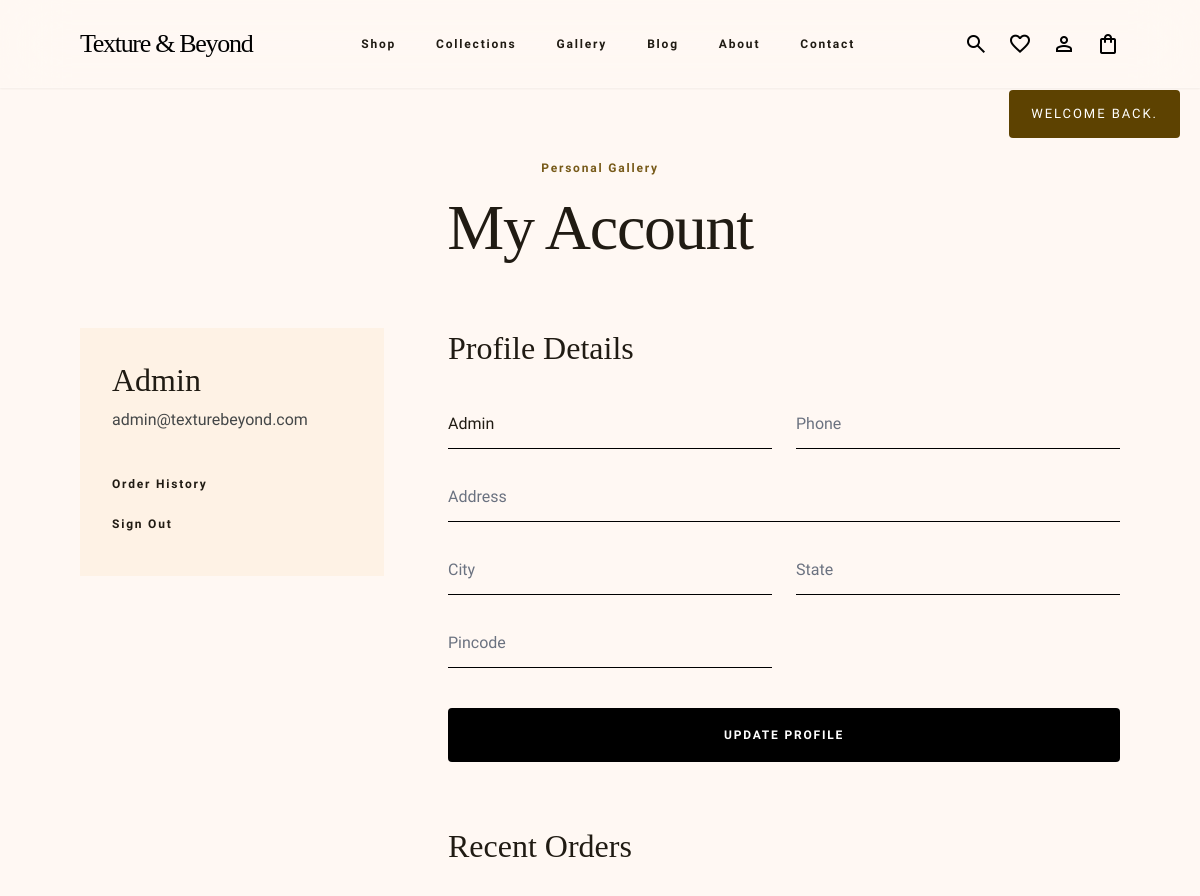
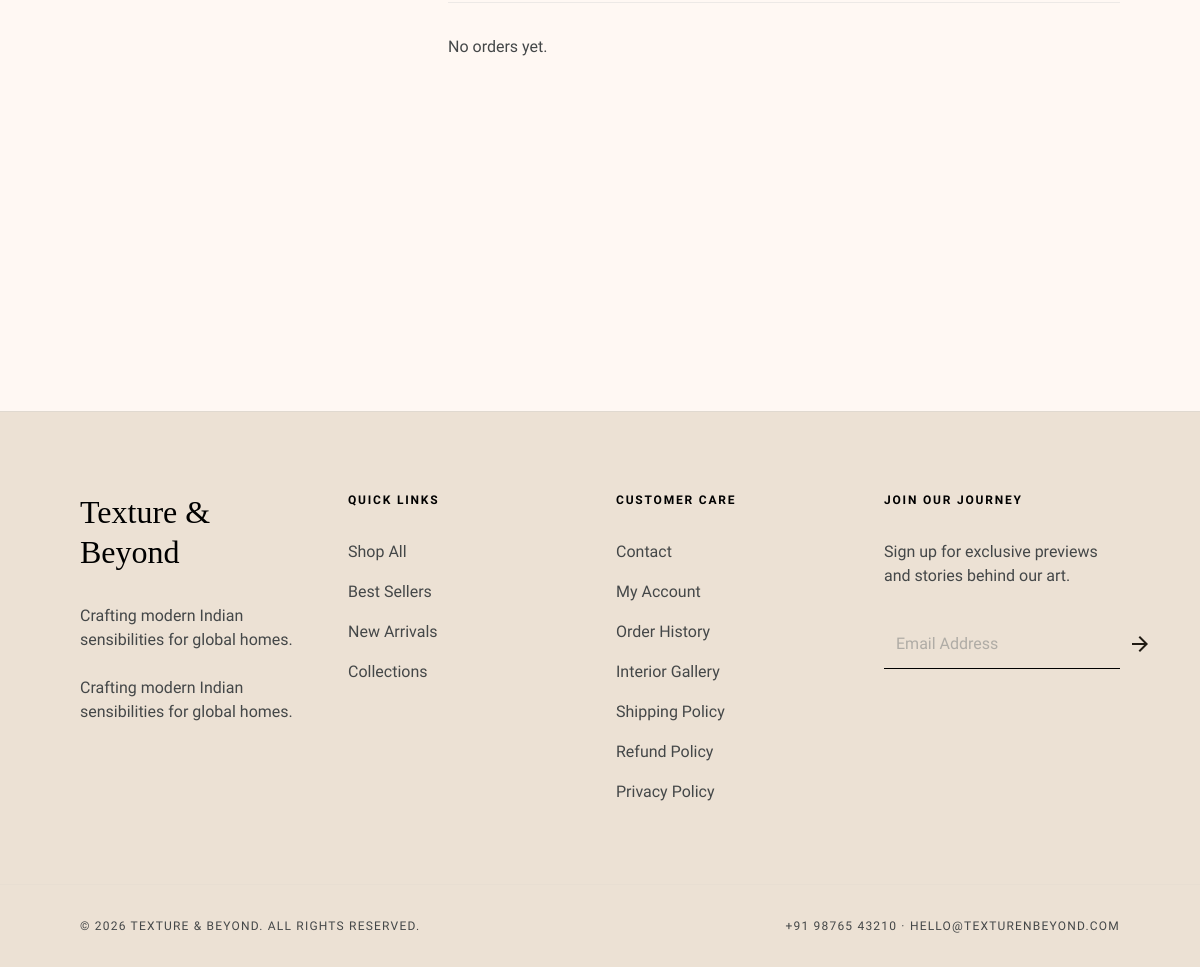
Page /my-account.php (signed in) on the committed database (2 pictures, top to bottom).
### tables this page shows
CREATE TABLE `menus` (
  `id` int NOT NULL AUTO_INCREMENT,
  `location` enum('header','footer') DEFAULT 'header',
  `label` varchar(120) DEFAULT NULL,
  `url` varchar(255) DEFAULT NULL,
  `sort_order` int DEFAULT '0',
  `status` tinyint(1) DEFAULT '1',
  PRIMARY KEY (`id`),
  UNIQUE KEY `uq_menu` (`location`,`label`,`url`)
);

CREATE TABLE `users` (
  `id` int NOT NULL AUTO_INCREMENT,
  `name` varchar(150) NOT NULL,
  `email` varchar(190) NOT NULL,
  `phone` varchar(30) DEFAULT NULL,
  `password` varchar(255) NOT NULL,
  `address` text,
  `city` varchar(100) DEFAULT NULL,
  `state` varchar(100) DEFAULT NULL,
  `pincode` varchar(20) DEFAULT NULL,
  `role` enum('user','admin') DEFAULT 'user',
  `reset_token` varchar(100) DEFAULT NULL,
  `reset_expires` datetime DEFAULT NULL,
  `created_at` timestamp NULL DEFAULT CURRENT_TIMESTAMP,
  PRIMARY KEY (`id`),
  UNIQUE KEY `email` (`email`),
  KEY `idx_users_role` (`role`),
  KEY `idx_users_token` (`reset_token`)
);

CREATE TABLE `settings` (
  `id` int NOT NULL AUTO_INCREMENT,
  `site_name` varchar(150) DEFAULT 'Texture & Beyond',
  `site_tagline` varchar(190) DEFAULT 'Modern Indian Art & Decor',
  `logo` varchar(255) DEFAULT NULL,
  `favicon` varchar(255) DEFAULT NULL,
  `email` varchar(190) DEFAULT 'hello@texturenbeyond.com',
  `phone` varchar(50) DEFAULT '+91 98765 43210',
  `address` text,
  `footer_about` text,
  `hero_title` varchar(190) DEFAULT 'Feel The Texture, Live The Beyond.',
  `hero_subtitle` varchar(300) DEFAULT 'Modern handmade texture art crafted to transform your walls.',
  `hero_image` varchar(255) DEFAULT NULL,
  `shipping_charge` decimal(10,2) DEFAULT '0.00',
  `free_shipping_above` decimal(10,2) DEFAULT '5000.00',
  `social_facebook` varchar(255) DEFAULT NULL,
  `social_instagram` varchar(255) DEFAULT NULL,
  `social_pinterest` varchar(255) DEFAULT NULL,
  `social_youtube` varchar(255) DEFAULT NULL,
  `seo_home_title` varchar(190) DEFAULT NULL,
  `seo_home_description` varchar(300) DEFAULT NULL,
  `seo_keywords` varchar(300) DEFAULT NULL,
  `razorpay_key` varchar(120) DEFAULT NULL,
  `razorpay_secret` varchar(190) DEFAULT NULL,
  PRIMARY KEY (`id`)
);

### includes/functions.php (called while the page is built, shortened)
<?php
require_once __DIR__ . '/config.php';
function e($s){ return htmlspecialchars($s ?? '', ENT_QUOTES, 'UTF-8'); }
function url($p=''){ return SITE_URL . '/' . ltrim($p, '/'); }
function is_logged_in(){ return !empty($_SESSION['user_id']); }
function current_user(){
    global $conn;
    $id = (int)$_SESSION['user_id'];
    $r = $conn->query("SELECT * FROM users WHERE id=$id");
    return $r ? $r->fetch_assoc() : null;
}
function setting(){
    global $conn;
    static $s = null;
    if ($s === null){
        $r = $conn->query("SELECT * FROM settings WHERE id=1");
        $s = $r ? $r->fetch_assoc() : [];
    }
    return $s;
}
function get_menu($location='header'){
    return db_all("SELECT * FROM menus WHERE location=? AND status=1 ORDER BY sort_order, id", [$location]);
}
function wishlist_count(){
    $r = db_one("SELECT COUNT(*) c FROM wishlist WHERE user_id=?", [$_SESSION['user_id']]);
    return (int)($r['c'] ?? 0);
}
function logo_url(){
    $s = setting();
    return null;
}

### config/database.php (called while the page is built, shortened)
<?php
$conn = @new mysqli(DB_HOST, DB_USER, DB_PASS, DB_NAME);
$conn->set_charset('utf8mb4');
function db_query($sql, array $params = []){
    global $conn;
    $stmt = $conn->prepare($sql);
    $types = '';
    foreach ($params as $p) $types .= is_int($p)?'i':(is_float($p)?'d':'s');
    $stmt->bind_param($types, ...$params);
    $stmt->execute();
    return $stmt->get_result();
}
function db_one($s,$p=[]){ $r=db_query($s,$p); return $r?$r->fetch_assoc():null; }
function db_all($s,$p=[]){ $r=db_query($s,$p); return $r?$r->fetch_all(MYSQLI_ASSOC):[]; }

### my-account.php (the view, shortened to what this page needs)
<?php
require_once 'includes/functions.php';
$u = current_user();
$orders = $conn->query("SELECT * FROM orders WHERE user_id={$u['id']} ORDER BY id DESC LIMIT 5");
include 'includes/header.php';
?>
<section class="pt-40 pb-section-gap px-margin-mobile md:px-margin-desktop bg-surface">
  <div class="max-w-container-max mx-auto">
    <div class="text-center mb-16">
      <span class="font-label-caps text-label-caps text-secondary mb-4 block">Personal Gallery</span>
      <h1 class="font-display-md text-headline-lg md:text-display-md">My Account</h1>
    </div>
    <div class="grid grid-cols-1 lg:grid-cols-3 gap-16">
      <div class="lg:col-span-1">
        <div class="bg-surface-container-low p-8">
          <div class="font-display-md text-headline-md mb-2"><?= e($u['name']) ?></div>
          <div class="font-body-md text-on-surface-variant mb-8"><?= e($u['email']) ?></div>
          <a href="<?= url('orders.php') ?>" class="block font-label-caps text-label-caps py-3 gold-underline">Order History</a>
          <a href="<?= url('logout.php') ?>" class="block font-label-caps text-label-caps py-3 gold-underline">Sign Out</a>
        </div>
      </div>
      <div class="lg:col-span-2">
        <h3 class="font-display-md text-headline-md mb-8">Profile Details</h3>
        <form method="post" class="grid grid-cols-1 md:grid-cols-2 gap-6">
          <input class="input-underline" name="name" required value="<?= e($u['name']) ?>" placeholder="Name"/>
          <input class="input-underline" name="phone" value="<?= e($u['phone']) ?>" placeholder="Phone"/>
          <input class="input-underline md:col-span-2" name="address" value="<?= e($u['address']) ?>" placeholder="Address"/>
          <input class="input-underline" name="city" value="<?= e($u['city']) ?>" placeholder="City"/>
          <input class="input-underline" name="state" value="<?= e($u['state']) ?>" placeholder="State"/>
          <input class="input-underline" name="pincode" value="<?= e($u['pincode']) ?>" placeholder="Pincode"/>
          <button class="btn-primary md:col-span-2 mt-4">Update Profile</button>
        </form>
        <h3 class="font-display-md text-headline-md mt-16 mb-8">Recent Orders</h3>
        <div class="border-t border-outline-variant/30">
          <?php if ($orders->num_rows === 0): ?><p class="py-8 font-body-md text-on-surface-variant">No orders yet.</p><?php endif; ?>
        </div>
      </div>
    </div>
  </div>
</section>
<?php include 'includes/footer.php'; ?>

### includes/navbar.php (shortened to what this page needs)
<?php
$cur = basename($_SERVER['PHP_SELF']);
$menu = get_menu('header');
$logo = logo_url();
?>
<nav class="fixed top-0 w-full z-50 glass-nav shadow-sm">
  <div class="flex justify-between items-center px-margin-mobile md:px-margin-desktop py-6 max-w-container-max mx-auto">
    <a href="<?= url('index.php') ?>" class="flex items-center gap-3">
      <?php if ($logo): ?>
        <img src="<?= e($logo) ?>" alt="<?= e(SITE_NAME) ?>" class="h-10"/>
      <?php else: ?>
        <span class="font-display-lg text-[20px] md:text-[26px] tracking-tighter text-primary"><?= e(SITE_NAME) ?></span>
      <?php endif; ?>
    </a>
    <div class="hidden md:flex items-center gap-10 font-label-caps text-label-caps">
      <?php foreach ($menu as $m): $active = ($cur === basename($m['url'])); ?>
        <a href="<?= url($m['url']) ?>"
           class="<?= $active ? 'text-secondary border-b border-secondary pb-1 font-bold' : 'text-on-surface' ?> gold-underline hover:text-secondary-fixed-dim transition-colors duration-400">
          <?= e($m['label']) ?>
        </a>
      <?php endforeach; ?>
    </div>
    <div class="flex items-center gap-5">
      <a href="<?= url('shop.php') ?>" class="material-symbols-outlined text-primary hover:opacity-80">search</a>
      <?php if (is_logged_in()): ?>
        <a href="<?= url('wishlist.php') ?>" class="relative material-symbols-outlined text-primary hover:opacity-80">favorite
          <?php if (wishlist_count()): ?><span class="absolute -top-2 -right-2 bg-secondary text-on-secondary text-[10px] w-4 h-4 rounded-full flex items-center justify-center font-bold"><?= wishlist_count() ?></span><?php endif; ?>
        </a>
        <a href="<?= url('my-account.php') ?>" class="material-symbols-outlined text-primary hover:opacity-80">person</a>
      <?php else: ?>
        <a href="<?= url('login.php') ?>" class="material-symbols-outlined text-primary hover:opacity-80">person_outline</a>
      <?php endif; ?>
      <a href="<?= url('cart.php') ?>" class="relative material-symbols-outlined text-primary hover:opacity-80">shopping_bag
      </a>
    </div>
  </div>
</nav>

### includes/footer.php (shortened to what this page needs)
<?php
$s = setting();
?>
<footer class="w-full mt-section-gap bg-surface-container-highest border-t border-outline-variant/30">
  <div class="grid grid-cols-1 md:grid-cols-4 gap-gutter px-margin-mobile md:px-margin-desktop py-20 max-w-container-max mx-auto">
    <div>
      <h2 class="font-display-md text-headline-md text-primary mb-8"><?= e(SITE_NAME) ?></h2>
      <p class="font-body-md text-on-surface-variant mb-6">Crafting modern Indian sensibilities for global homes.</p>
      <p class="font-body-md text-on-surface-variant mb-6"><?= e($s['footer_about'] ?? '') ?></p>
    </div>
    <div class="flex flex-col gap-4">
      <h4 class="font-label-caps text-label-caps text-primary uppercase mb-4">Quick Links</h4>
      <a class="font-body-md text-on-surface-variant hover:text-secondary-fixed-dim transition-colors" href="<?= url('shop.php') ?>">Shop All</a>
      <a class="font-body-md text-on-surface-variant hover:text-secondary-fixed-dim transition-colors" href="<?= url('shop.php?filter=bestseller') ?>">Best Sellers</a>
      <a class="font-body-md text-on-surface-variant hover:text-secondary-fixed-dim transition-colors" href="<?= url('shop.php?filter=new') ?>">New Arrivals</a>
      <a class="font-body-md text-on-surface-variant hover:text-secondary-fixed-dim transition-colors" href="<?= url('collections.php') ?>">Collections</a>
    </div>
    <div class="flex flex-col gap-4">
      <h4 class="font-label-caps text-label-caps text-primary uppercase mb-4">Customer Care</h4>
      <a class="font-body-md text-on-surface-variant hover:text-secondary-fixed-dim transition-colors" href="<?= url('contact.php') ?>">Contact</a>
      <a class="font-body-md text-on-surface-variant hover:text-secondary-fixed-dim transition-colors" href="<?= url('my-account.php') ?>">My Account</a>
      <a class="font-body-md text-on-surface-variant hover:text-secondary-fixed-dim transition-colors" href="<?= url('orders.php') ?>">Order History</a>
      <a class="font-body-md text-on-surface-variant hover:text-secondary-fixed-dim transition-colors" href="<?= url('gallery.php') ?>">Interior Gallery</a>
      <a class="font-body-md text-on-surface-variant hover:text-secondary-fixed-dim transition-colors" href="<?= url('page.php?slug=shipping') ?>">Shipping Policy</a>
      <a class="font-body-md text-on-surface-variant hover:text-secondary-fixed-dim transition-colors" href="<?= url('page.php?slug=refund') ?>">Refund Policy</a>
      <a class="font-body-md text-on-surface-variant hover:text-secondary-fixed-dim transition-colors" href="<?= url('page.php?slug=privacy') ?>">Privacy Policy</a>
    </div>
    <div class="flex flex-col gap-4">
      <h4 class="font-label-caps text-label-caps text-primary uppercase mb-4">Join Our Journey</h4>
      <p class="font-body-md text-on-surface-variant mb-4">Sign up for exclusive previews and stories behind our art.</p>
      <form action="<?= url('newsletter.php') ?>" method="post" class="flex gap-0 border-b border-primary">
        <input name="email" required type="email" placeholder="Email Address"
               class="bg-transparent border-none outline-none flex-grow py-3 font-body-md placeholder:text-outline/50 focus:ring-0"/>
        <button class="material-symbols-outlined py-3" aria-label="Subscribe">arrow_forward</button>
      </form>
    </div>
  </div>
  <div class="px-margin-mobile md:px-margin-desktop py-8 border-t border-outline-variant/10 flex flex-col md:flex-row justify-between items-center gap-4">
    <p class="font-body-md text-on-surface-variant text-[12px] uppercase tracking-widest">
      © <?= date('Y') ?> <?= e(SITE_NAME) ?>. All rights reserved.
    </p>
    <p class="font-body-md text-on-surface-variant text-[12px] uppercase tracking-widest">
      <?= e($s['phone'] ?? '') ?> · <?= e($s['email'] ?? '') ?>
    </p>
  </div>
</footer>
</body>
</html>

### assets/css/style.css (style rules this page uses)
.glass-nav { background:rgba(255,248,243,.6);backdrop-filter:blur(30px);-webkit-backdrop-filter:blur(30px);border-bottom:1px solid rgba(255,255,255,.2) }
.material-symbols-outlined { font-family:'Material Symbols Outlined';font-weight:normal;font-style:normal;font-size:24px;line-height:1;letter-spacing:normal;text-transform:none;display:inline-block;white-space:nowrap;word-wrap:normal;direction:ltr;-webkit-font-smoothing:antialiased }
html { scroll-behavior:smooth }
body { -webkit-font-smoothing:antialiased;-moz-osx-font-smoothing:grayscale }
* { box-sizing:border-box }
.gold-underline { position:relative }
.gold-underline:after { content:"";position:absolute;left:50%;bottom:-4px;width:0;height:1px;background:#c5a059;transition:all .4s ease;transform:translateX(-50%) }
.btn-primary { background:#000;color:#fff;padding:18px 40px;border-radius:4px;font-family:'Hanken Grotesk';font-size:12px;font-weight:600;letter-spacing:.15em;text-transform:uppercase;transition:all .4s }
.input-underline { background:transparent;border:none;border-bottom:1px solid #000;padding:12px 0;width:100%;outline:none;transition:border .3s;font-family:'Hanken Grotesk' }

### rows in the picture
menus: label "Shop"
menus: label "Collections"
menus: label "Gallery"
menus: label "Blog"
menus: label "About"
menus: label "Contact"
users: name "Admin", email "admin@texturebeyond.com"
settings: footer_about "Crafting modern Indian sensibilities for global homes.", phone "+91 98765 43210", email "HELLO@TEXTURENBEYOND.COM"

### other values in the picture
SITE_NAME "Texture & Beyond"
$m "WELCOME BACK."
SITE_NAME "TEXTURE & BEYOND"
